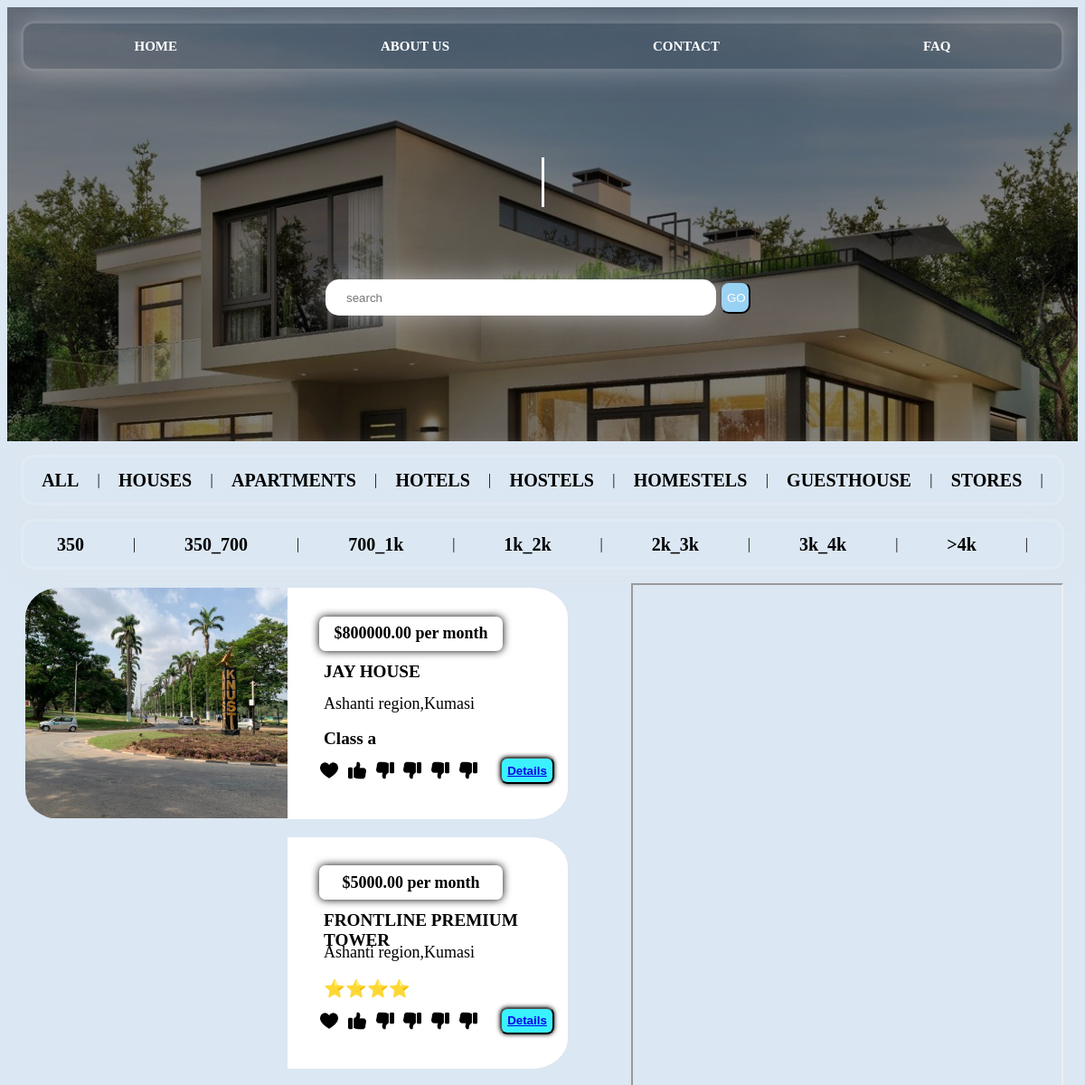
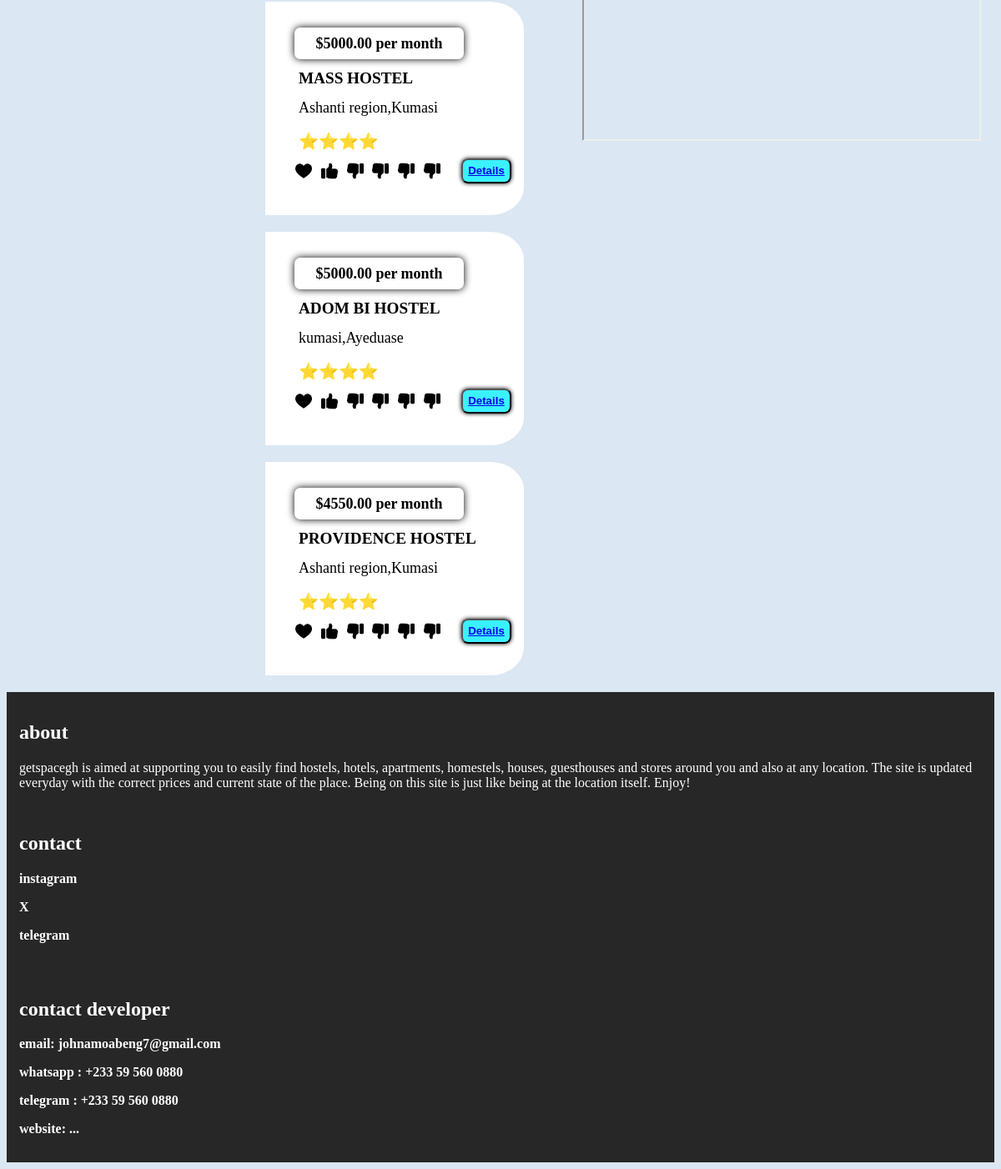
The page /home on the database its author committed (2 pictures, top to bottom).
### accommodateApp/models.py (models this page shows, shortened)
class Product(models.Model):
    name = models.CharField(max_length=200, blank=True)
    category = models.ForeignKey(Category, on_delete=models.CASCADE, default=1)
    rate = models.CharField(max_length=10)
    price = models.DecimalField(default=0 , decimal_places=2, max_digits=9)
    description = models.TextField()
    country = models.CharField(max_length=100)
    state = models.CharField(max_length=100)
    vicinity = models.CharField(max_length=100)
    rooms = models.TextField()
    amenities = models.TextField()
    manager = models.ForeignKey(Manager, on_delete=models.CASCADE, default=None)
    image1 = models.ImageField(upload_to='uploads/products/')
    image2 = models.ImageField(upload_to='uploads/products/', null=True)
    image3 = models.ImageField(upload_to='uploads/products/', null=True)
    image4 = models.ImageField(upload_to='uploads/products/', null=True)
    image5 = models.ImageField(upload_to='uploads/products/', null=True)
    pricerange = models.ForeignKey(PriceRange, on_delete=models.CASCADE, blank=True,null=True)
    rules = models.TextField(default=000, blank=True, null=True)
    condition = models.TextField(default=000, blank=True,null=True)
    map = models.URLField(max_length=500, null=True, default=0)
    landmark = models.TextField(max_length=200, null=True, default=0)
    video = EmbedVideoField(blank=True,null=True)

### accommodateApp/views.py (the view)
# urls.py: 2. Add a URL to urlpatterns:  path('', views.home, name='home')
def home(request):
    products  = Product.objects.all()
    context = {'products': products}
    return render(request,'homePage.html', context)

### accommodateApp/templates/homePage.html (shortened to what this page needs)
<!DOCTYPE html>
{% load static %}
<html>
    <head>
        <link href="{% static 'css/homePageStyle.css' %}" rel="stylesheet">
    </head>
    <body>
        <div class="top">
            <nav>
                <a class="up_nav" href="">HOME</a>
                <a class="up_nav" href="">ABOUT US</a>
                <a class="up_nav" href="">CONTACT</a>
                <a class="up_nav" href="">FAQ</a>
            </nav>
            <div class="des">
                <i class="title">getspacegh</i>
            </div>
            <div class="search">
                <form action='search' method="GET">
                    <input type="search" name="q" placeholder="search">
                    <button type="submit" class="submit">GO</button>
                </form>
            </div>
        </div>
        <nav>
            <a class="dn_nav" href="{%url 'home' %}">ALL</a> |
            <a class="dn_nav" href="{%url 'category' 'House' %}">HOUSES</a> |
            <a class="dn_nav" href="{%url 'category' 'Apartment' %}">APARTMENTS</a> |
            <a class="dn_nav" href="{%url 'category' 'Hotel' %}">HOTELS</a> |
            <a class="dn_nav" href="{%url 'category' 'Hostel' %}">HOSTELS</a> |
            <a class="dn_nav" href="{%url 'category' 'Homestel' %}">HOMESTELS</a> |
            <a class="dn_nav" href="{%url 'category' 'Guesthouse' %}">GUESTHOUSE</a> |
            <a class="dn_nav" href="{%url 'category' 'Store' %}">STORES</a> |
        </nav>
        <nav>
            <a class="dn_nav" href="{%url 'pricerange' '0-350' %}">350</a> |
            <a class="dn_nav" href="{%url 'pricerange' '350-700' %}">350_700</a> |
            <a class="dn_nav" href="{%url 'pricerange' '700-1k' %}">700_1k</a> |
            <a class="dn_nav" href="{%url 'pricerange' '1k-2k' %}">1k_2k</a> |
            <a class="dn_nav" href="{%url 'pricerange' '2k-3k' %}">2k_3k</a> |
            <a class="dn_nav" href="{%url 'pricerange' '3k-4k' %}">3k_4k</a> |
            <a class="dn_nav" href="{%url 'pricerange' '>4k' %}"> >4k</a> |
        </nav>
        <aside class="aside">
            <div class="map"><iframe src="https://www.google.com/maps/d/embed?mid=1Q9vtPnPkwssinAQMVRIMllrDQ43Gv60&ehbc=2E312F" width="640" height="480"></iframe></div>
        </aside>
        <section>
            {% for product in products%}
            <div class="container">
                <div class="image">
                    <div class="slide">
                        <img class="item" src="{{product.image1.url}}" />
                        </div>
                </div>
                <div class="info">
                    <div class="price">
                        ${{product.price}} per month
                    </div>
                    <div class="name">
                        {{product.name}}
                    </div>
                    <div class="location">
                        {{product.state}},{{product.vicinity}}
                    </div>
                    <div class="class">
                        {{product.rate}}
                    </div>
                    <div class="button">
                        <div class="icons">
                            <img class="icon" src="{%static 'images/heart.png'%}">
                            <img class="icon" src="{%static 'images/like.png'%}">
                            <img class="icon" src="{%static 'images/dislike.png'%}">
                            <img class="icon" src="{%static 'images/dislike.png'%}">
                            <img class="icon" src="{%static 'images/dislike.png'%}">
                            <img class="icon" src="{%static 'images/dislike.png'%}">
                        </div>
                        <button class="d_but"><a href="{%url 'productDetails' product.id %}" > Details</a></button>
                    </div>
                </div>
            </div>
            {%endfor%}
        </section>
        <footer class="footer">
            <div class="about">
                <h2>about</h2>
                getspacegh is aimed at supporting you to easily find hostels, hotels, apartments,
                homestels, houses, guesthouses and stores around you and also at any location. The
                site is updated everyday with the correct prices and current state of the place.
                Being on this site is just like being at the location itself. Enjoy!
            </div>
            <div class="contact">
                <h2>contact</h2>
                <p>instagram</p>
                <p>X</p>
                <p>telegram</p>
            </div>
            <div class="developer">
                <h2>contact developer</h2>
                <p>email: johnamoabeng7@gmail.com</p>
                <p>whatsapp : +233 59 560 0880</p>
                <p>telegram : +233 59 560 0880</p>
                <p>website: ...</p>
            </div>
        </footer>
    </body>
</html>

### accommodateApp/static/css/homePageStyle.css (style rules this page uses)
body { background-color: rgba(205, 222, 238, 0.719); }
.top { background-image: linear-gradient(rgba(0,0,0,0.5),rgba(0,0,0,0.5)), url("/static/images/house4.jpg"); background-size: cover; height: 60vh; width: 100%; display: flex; flex-direction: column; }
.title { width: 0ch; overflow: hidden; font-size: 300%; font-weight: lighter; color: white; white-space: nowrap; border-right: 3px solid white; animation: type 2s steps(15) 1s infinite alternate, blink 0.5s steps(1) infinite ; }
.des { width: 100%; display: flex; justify-content: center; align-self: center; align-content: center; position: relative; top: 10vh; }
.up_nav { text-decoration: none; font-size: 15px; font-weight: bold; color: white; }
.dn_nav { text-decoration: none; font-size: 20px; font-weight: bold; color: rgb(0, 0, 0); }
nav { display: flex; flex-direction: row; justify-content: space-around; height: 30px; margin: 15px; align-items: center; backdrop-filter: blur(00px); box-shadow: 0px 0px 30px rgba(227,228,237,0.37); border: solid rgba(255,255,255,0.18); border-radius: 15px; padding: 10px; }
.search { align-self: center; position: relative; top: 20vh; width: 40vw; display: flex; flex-direction: column; }
input { width: 90%; height: 5vh; border-radius: 15px; padding-left: 20px; padding-right: 20px; backdrop-filter: blur(0px); box-shadow: 0px 0px 30px rgba(227, 228, 237, 0.541); border: solid rgba(255, 255, 255, 0.418); }
.submit { width: 7%; height: 90%; border-radius: 10px; color: white; background-color: rgb(150, 209, 243); }
section { position: static; }
aside { position: sticky; top: 10px; height: 90vh; float: right; width: 40%; margin-right: 20px; }
.map { width: 100%; height: 100%; }
iframe { width: 100%; height: 100%; }
.container { display: flex; flex-direction: row; height: 32vh; width: 50vw; margin: 20px; border-radius: 40px; }
.image { position: relative; height: 100%; width: 50%; border-top-left-radius: 13%; border-bottom-left-radius: 13%; }
.info { height: 100%; width: 50%; padding-left: 20px; border-top-right-radius: 13%; border-bottom-right-radius: 13%; background-color: white; display: flex; flex-direction: column; justify-content: center; }
p { font-size: 100%; font-weight: bolder; text-wrap: wrap; }
img { height: 100%; width: 100%; object-position: center; object-fit: cover; border-top-left-radius: 13%; border-bottom-left-radius: 13%; }
.slide { height: 100%; width: 100%; object-position: center; object-fit: cover; border-top-left-radius: 13%; border-bottom-left-radius: 13%; }
.item { height: 100%; width: 100%; object-position: center; object-fit: cover; border-top-left-radius: 13%; border-bottom-left-radius: 13%; }
.item:nth-child(1) { display: block; object-fit: cover; }
.footer { background-color: rgb(39, 39, 39); color: white; display: flex; flex-direction: column; position: sticky; top: 0px; }
.about , .contact , .developer { margin: 15px; }
.name { margin: 5px; height: 12%; font-size: larger; padding-left: 5px; margin-left: 15px; font-weight: bolder; justify-items: center; margin-top: 10px; }
.price { height: 15%; width: 70%; font-size: large; font-weight: bolder; box-shadow: 0px 0px 10px black; margin: 2px; border-radius: 7px; display: flex; justify-content: center; margin-left: 15px; align-items: center; }
.location { width: 90%; height: 15%; font-size: large; padding-left: 5px; margin-left: 15px; justify-items: center; }
.class { width: 90%; font-size: larger; padding-left: 5px; margin-left: 15px; font-weight: bolder; justify-items: center; }
.button { height: 15%; display: flex; flex-direction: row; justify-content: space-between; align-items: center; margin: 5px; }
.d_but { height: 30px; text-align: center; box-shadow: 0px 0px 5px black; margin: 10px; width: 60px; border-radius: 8px; background-color: rgba(0, 238, 255, 0.774); color: white; font-weight: bold; }
.icon { height: 20px; width: 20px; }
.icons { width: 70%; display: flex; flex-direction: row; justify-content: space-evenly; }

### rows shown on the page
Product: image1 (picture), price "800000.00", name "JAY HOUSE", state "Ashanti region", vicinity "Kumasi", rate "Class a"
Product: image1 (picture), price "5000.00", name "FRONTLINE PREMIUM TOWER", state "Ashanti region", vicinity "Kumasi", rate "⭐⭐⭐⭐"
Product: image1 (picture), price "5000.00", name "MASS HOSTEL", state "Ashanti region", vicinity "Kumasi", rate "⭐⭐⭐⭐"
Product: image1 (picture), price "5000.00", name "ADOM BI HOSTEL", state "kumasi", vicinity "Ayeduase", rate "⭐⭐⭐⭐"
Product: image1 (picture), price "4550.00", name "PROVIDENCE HOSTEL", state "Ashanti region", vicinity "Kumasi", rate "⭐⭐⭐⭐"
